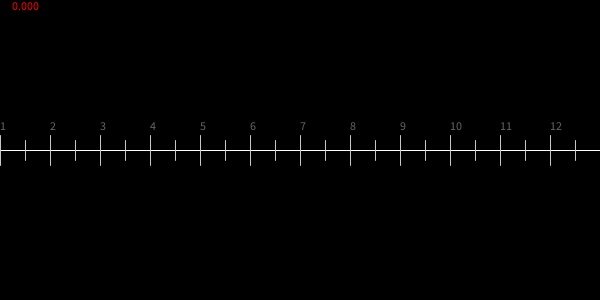
Frame 1 (no input)
Frame 60 (the mouse pressed at the canvas centre just before this capture): identical to frame 1, image omitted
Frame 120 (the mouse held since frame 60 and released just before this capture): identical to frame 1, image omitted

The Processing sketch that drew this single still picture (run headless with seeded random() and noise(); from frame 60 on, the mouse is pressed at the canvas centre):

// Processing sketch: processing_56317
// ── processing_56317.pde


PFont myFont;
int W,H;

int units=1000;
int unitsize=50;
int lopx=0;
int hipx=units*unitsize;
int lpos=lopx;


int tick1=unitsize;
int tick2=tick1/2;
int tick3=tick2/12;

kscroll scroller=new kscroll();


void setup() {
  size(600,300);
  W=width;
  H=height;
  smooth();
  frameRate(30);
  colorMode(RGB,255,255,255,100);
  //noLoop();
  stroke(100);
  
  }//setup()

  void draw() {
    background(0);
    draw_scale();

    lpos=constrain(lpos-int(scroller.slowdown()),lopx,hipx-W);
  }

void draw_scale()
{
  stroke(255);
  fill(100);
  line(0,H/2,W,H/2);
  
  for(int i=lpos; i<lpos+W; i++)
  {
    float x=i-lpos;
    if(i % tick1==0) {
      stroke(200);
      line(x,H/2+15,x,H/2-15); 
      text(i/tick1+1, x, H/2-20);
    } else if(i % tick2==0) {
      stroke(200);
      line(x,H/2+10,x,H/2-10); 
    }
  }
  
  stroke(0);
  fill(#FF0000);
  rect(20,250,30,abs(scroller.decay*scroller.speed)*-3);
  
  //abs();
  text(abs(scroller.decay*scroller.speed), 10, 10);
}//draw_scale


void mouseDragged() 
{
  scroller.begin(mouseX);
  lpos=constrain(lpos-int(scroller.speed),lopx,hipx-W);
}//mouseDragged

void mousePressed() 
{
  scroller.grab(mouseX);
}//mousePressed

void mouseReleased() 
{
  scroller.startslowdown();
}//mouseReleased


float sigmoid(float v, float vmax)
{
  float vmid=vmax/2;
  float i=vmax/3;
  int j=80;
  float r=100/( pow(j,((vmid+i/2-v)/i))) ;
  return r;
}//sigmoid

float inverse(float v,float vmax)
{
   float i=v/vmax;
   float r=1+pow((1-i),3)*-1; 
   return r;
}//inverse

class kscroll
{
  float speed=0;
  float start;
  float decay;
  float decay_start;
  int decay_maxmillis=5000;

  // decrease scrolling speed once mouse is released
  float slowdown()
  {
    float d=0;
    // if there is still some scrolling energy
    if(this.decay>0)
    {
      //i tried a few slowing formulas
      this.decay=1-inverse(millis()-this.decay_start,this.decay_maxmillis);
      //this.decay=1-sigmoid(millis()-this.decay_start,this.decay_maxmillis);
      //this.decay=this.decay*.9;
      d=this.speed*this.decay;
    }
    return d;
  } //slowdown

  void begin(int x)
  {
    // the initial scrolling speed is the speed it was being dragged
    this.speed = x-this.start;
    this.start = x;
  } //begin

  void grab(int x)
  {
    // while grabbing is occuring, the scrolling link to mouse movement
    this.start = x;
    this.speed = 0;
  } //grab

  void startslowdown()
  {
    // the mouse has been released and we can start slowing the scroll
    // the speed starts at 100% of the current scroll speed
    // record the time so we can calualte the decay rate
    this.decay=1;
    this.decay_start=millis();
  } //startslodown
}//kdrag
